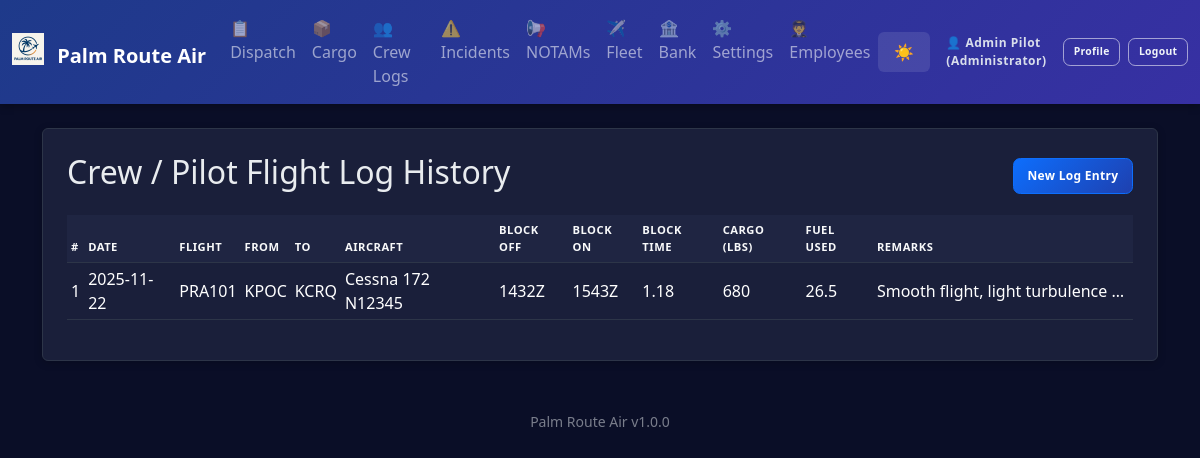
The page /crew/history (signed in) on the database its author committed.
### app.py (models this page shows, shortened)
class AppSettings(db.Model):
    id = db.Column(db.Integer, primary_key=True)
    company_name = db.Column(db.String(100), default='Palm Route Air')
    logo_filename = db.Column(db.String(120))  # stored in static/logos/
    difficulty = db.Column(db.String(20), default='Normal')  # Easy, Normal, Hard, Realistic
    realism_fuel_variance = db.Column(db.Float, default=0.05)  # ±5% revenue jitter
    realism_destination_penalty = db.Column(db.Float, default=0.25)  # 25% penalty for missed destination
    currency_symbol = db.Column(db.String(5), default='$')
    distance_unit = db.Column(db.String(10), default='NM')  # NM or KM
    weight_unit = db.Column(db.String(10), default='lbs')  # lbs or kg
    show_workflow_help = db.Column(db.Integer, default=1)  # 1 = show, 0 = hide

class Employee(db.Model):
    id = db.Column(db.Integer, primary_key=True)
    name = db.Column(db.String(100), nullable=False)
    email = db.Column(db.String(120), unique=True)
    role = db.Column(db.String(50), default='Pilot')
    hire_date = db.Column(db.Date, default=datetime.date.today)
    active = db.Column(db.Integer, default=1)
    password_hash = db.Column(db.String(255))

class CrewLog(db.Model):
    id = db.Column(db.Integer, primary_key=True)
    date = db.Column(db.String(20))
    flight_id = db.Column(db.String(20))
    origin = db.Column(db.String(10))
    destination = db.Column(db.String(10))
    aircraft = db.Column(db.String(50))
    block_off = db.Column(db.String(10))
    block_on = db.Column(db.String(10))
    block_time = db.Column(db.String(10))
    cargo_weight = db.Column(db.String(20))
    fuel_used = db.Column(db.String(20))  # actual fuel used (numeric)
    remarks = db.Column(db.Text)
    dispatch_release_id = db.Column(db.Integer, db.ForeignKey('dispatch_release.id'))
    cargo_manifest_id = db.Column(db.Integer, db.ForeignKey('cargo_manifest.id'))
    dispatch_release = db.relationship('DispatchRelease', lazy='joined')
    cargo_manifest = db.relationship('CargoManifest', lazy='joined')
    signoffs = db.relationship('CrewLogSignOff', backref='crew_log', lazy='dynamic')

### app.py (the view)
@app.route('/crew/history')
@login_required
def crew_history():
    logs = CrewLog.query.order_by(CrewLog.id.desc()).all()
    return render_template('crew_history.html', logs=logs)

### app.py (called while the page is built)
def login_required(f):
    @wraps(f)
    def wrapper(*args, **kwargs):
        if not session.get('employee_id'):
            flash('Login required.', 'error')
            return redirect(url_for('login'))
        return f(*args, **kwargs)
    return wrapper

@app.before_request
def enforce_login_globally():
    public_endpoints = {'login', 'logout', 'static'}
    if request.endpoint in public_endpoints or request.endpoint is None:
        return
    if not session.get('employee_id'):
        return redirect(url_for('login'))

@app.context_processor
def inject_settings():
    try:
        settings = AppSettings.query.first()
        if not settings:
            settings = AppSettings(company_name='Palm Route Air')
    except:
        settings = None
    current_employee = None
    if session.get('employee_id'):
        current_employee = Employee.query.get(session['employee_id'])
    return dict(app_settings=settings, app_version=APP_VERSION, current_employee=current_employee)

### templates/crew_history.html
{% extends 'base.html' %}
{% block content %}
<div class="p-4 bg-white rounded shadow-sm">
  <div class="d-flex justify-content-between align-items-center mb-3">
    <h2>Crew / Pilot Flight Log History</h2>
    <a href="{{ url_for('crew') }}" class="btn btn-primary">New Log Entry</a>
  </div>
  {% if logs %}
  <div class="table-responsive">
    <table class="table table-sm table-hover align-middle">
      <thead class="pra-thead">
        <tr>
          <th>#</th>
          <th>Date</th>
          <th>Flight</th>
          <th>From</th>
          <th>To</th>
          <th>Aircraft</th>
          <th>Block Off</th>
          <th>Block On</th>
          <th>Block Time</th>
          <th>Cargo (lbs)</th>
          <th>Fuel Used</th>
          <th>Remarks</th>
        </tr>
      </thead>
      <tbody>
        {% for l in logs %}
        <tr class="clickable-row" onclick="window.location='{{ url_for('crew_detail', id=l.id) }}'">
          <td>{{ l.id }}</td>
          <td>{{ l.date }}</td>
          <td>{{ l.flight_id }}</td>
          <td>{{ l.origin }}</td>
          <td>{{ l.destination }}</td>
          <td>{{ l.aircraft }}</td>
          <td>{{ l.block_off }}</td>
          <td>{{ l.block_on }}</td>
          <td>{{ l.block_time }}</td>
          <td>{{ l.cargo_weight }}</td>
          <td>{{ l.fuel_used or '—' }}</td>
          <td style="max-width: 260px; white-space: nowrap; overflow: hidden; text-overflow: ellipsis;">{{ l.remarks }}</td>
        </tr>
        {% endfor %}
      </tbody>
    </table>
  </div>
  {% else %}
  <p class="text-muted">No crew log entries saved yet.</p>
  {% endif %}
</div>
{% endblock %}

### templates/base.html (shortened to what this page needs)
<!doctype html>
<html lang="en" data-bs-theme="dark">
  <head>
    <link href="https://cdn.jsdelivr.net/npm/bootstrap@5.3.3/dist/css/bootstrap.min.css" rel="stylesheet">
  </head>
  <body>
    <nav class="navbar navbar-expand-lg navbar-dark mb-4">
      <div class="container-fluid">
        <a class="navbar-brand fw-bold" href="{{ url_for('index') }}">
          {% if app_settings and app_settings.logo_filename %}
            <img src="{{ url_for('static', filename='logos/' + app_settings.logo_filename) }}" height="32" class="me-2" style="vertical-align: -0.125em;" alt="Logo">
          {% endif %}
          {{ app_settings.company_name if app_settings else 'Palm Route Air' }}
        </a>
        <div class="collapse navbar-collapse" id="navbarNav">
          <ul class="navbar-nav me-auto">
            <li class="nav-item"><a class="nav-link" href="{{ url_for('dispatch_history') }}">📋 Dispatch</a></li>
            <li class="nav-item"><a class="nav-link" href="{{ url_for('cargo_history') }}">📦 Cargo</a></li>
            <li class="nav-item"><a class="nav-link" href="{{ url_for('crew_history') }}">👥 Crew Logs</a></li>
            <li class="nav-item"><a class="nav-link" href="{{ url_for('incident_history') }}">⚠️ Incidents</a></li>
            <li class="nav-item"><a class="nav-link" href="{{ url_for('notams_history') }}">📢 NOTAMs</a></li>
            <li class="nav-item"><a class="nav-link" href="{{ url_for('fleet_history') }}">✈️ Fleet</a></li>
            <li class="nav-item"><a class="nav-link" href="{{ url_for('economy_ledger') }}">🏦 Bank</a></li>
            <li class="nav-item"><a class="nav-link" href="{{ url_for('settings') }}">⚙️ Settings</a></li>
            {% if current_employee and current_employee.role in ['Manager','Administrator'] %}
            <li class="nav-item"><a class="nav-link" href="{{ url_for('employees') }}">🧑‍✈️ Employees</a></li>
            {% endif %}
          </ul>
          <button class="theme-toggle text-white" onclick="toggleTheme()" title="Toggle theme">
            <span id="theme-icon">🌙</span>
          </button>
          <div class="ms-3 d-flex align-items-center auth-actions">
            {% if current_employee %}
              <span class="auth-user-text me-2">👤 {{ current_employee.name }} ({{ current_employee.role }})</span>
              <a href="{{ url_for('profile') }}" class="btn btn-outline-light btn-sm me-2" title="View Profile">Profile</a>
              <a href="{{ url_for('logout') }}" class="btn btn-outline-light btn-sm" title="Logout">Logout</a>
            {% else %}
              <a href="{{ url_for('login') }}" class="btn btn-outline-light btn-sm" title="Employee Login">Login</a>
            {% endif %}
          </div>
        </div>
      </div>
    </nav>
    <main class="container mb-5">
      {% block content %}{% endblock %}
    </main>
    <footer class="container text-center pb-3">
      <small class="text-muted">{{ app_settings.company_name if app_settings else 'Palm Route Air' }} {{ app_version }}</small>
    </footer>
  </body>
</html>

### templates/base.html (style rules this page uses)
:root { --pra-primary: #0d6efd; --pra-secondary: #6c757d; --pra-success: #198754; --pra-danger: #dc3545; --pra-warning: #ffc107; --pra-info: #0dcaf0; --pra-thead-bg-light: #e9ecef; --pra-thead-color-light: #212529; --pra-thead-bg-dark: #1f2542; --pra-thead-color-dark: #f8f9fa; }
[data-bs-theme="dark"] { --bs-body-bg: #0a0e27; --bs-body-color: #e9ecef; --bs-card-bg: #1a1f3a; --bs-border-color: #2d3548; --bs-emphasis-color: #ffffff; }
body { background: var(--bs-body-bg); color: var(--bs-body-color); transition: background-color 0.3s ease, color 0.3s ease; }
.bg-white, .bg-light { background-color: var(--bs-card-bg) !important; border-color: var(--bs-border-color); }
.navbar { background: linear-gradient(135deg, #1e3a8a 0%, #3730a3 100%) !important; box-shadow: 0 2px 8px rgba(0,0,0,0.3); }
[data-bs-theme="dark"] .navbar .btn-outline-light { color: #f8f9fa !important; border-color: rgba(255,255,255,0.5) !important; background-color: transparent !important; }
.auth-actions .btn { transition: background-color .15s, color .15s, border-color .15s; }
.auth-user-text { font-size: .75rem; font-weight: 600; letter-spacing: .5px; opacity: 0.95; }
[data-bs-theme="dark"] .auth-user-text { color: #e2e8f0; }
.card, .shadow-sm, .rounded.shadow-sm { background-color: var(--bs-card-bg); border: 1px solid var(--bs-border-color); box-shadow: 0 2px 8px rgba(0,0,0,0.2) !important; }
.table { --bs-table-bg: transparent; --bs-table-striped-bg: rgba(255,255,255,0.02); --bs-table-hover-bg: rgba(255,255,255,0.04); }
.pra-thead th { font-size: .70rem; text-transform: uppercase; letter-spacing: .5px; font-weight: 600; padding-top: .4rem; padding-bottom: .4rem; border-bottom: 1px solid var(--bs-border-color) !important; }
[data-bs-theme="dark"] .pra-thead th { background-color: var(--pra-thead-bg-dark); color: var(--pra-thead-color-dark); }
.theme-toggle { cursor: pointer; padding: 0.5rem 1rem; border: none; background: rgba(255,255,255,0.1); border-radius: 0.375rem; transition: background 0.2s; }
.clickable-row { cursor: pointer; transition: background-color .15s; }
.text-muted { opacity: 0.7; }
.btn { font-weight: 600; font-size: .75rem; letter-spacing: .3px; border-radius: .45rem; border-width: 1.5px; padding: .50rem .85rem; transition: background-color .15s, color .15s, border-color .15s, box-shadow .15s; }
.btn-sm { padding: .35rem .6rem; font-size: .70rem; }
[data-bs-theme="dark"] .btn-primary { background: linear-gradient(135deg, #0d6efd 0%, #1e40af 100%); border-color: #0d6efd; }
.navbar .btn { font-size: .65rem; padding: .35rem .6rem; }
.navbar .btn-outline-light { font-weight:600; }
[data-bs-theme="dark"] .navbar .btn-outline-light { color:#f1f5f9 !important; border-color: rgba(255,255,255,0.55) !important; }

### rows shown on the page
AppSettings: logo_filename (picture), company_name "Palm Route Air"
Employee: name "Admin Pilot", role "Administrator"
CrewLog: id "1", date "2025-11-22", flight_id "PRA101", origin "KPOC", destination "KCRQ", aircraft "Cessna 172 N12345", block_off "1432Z", block_on "1543Z", block_time "1.18", cargo_weight "680", fuel_used "26.5", remarks "Smooth flight, light turbulence…"

### other values the page prints
{{ app_version }} "v1.0.0"
